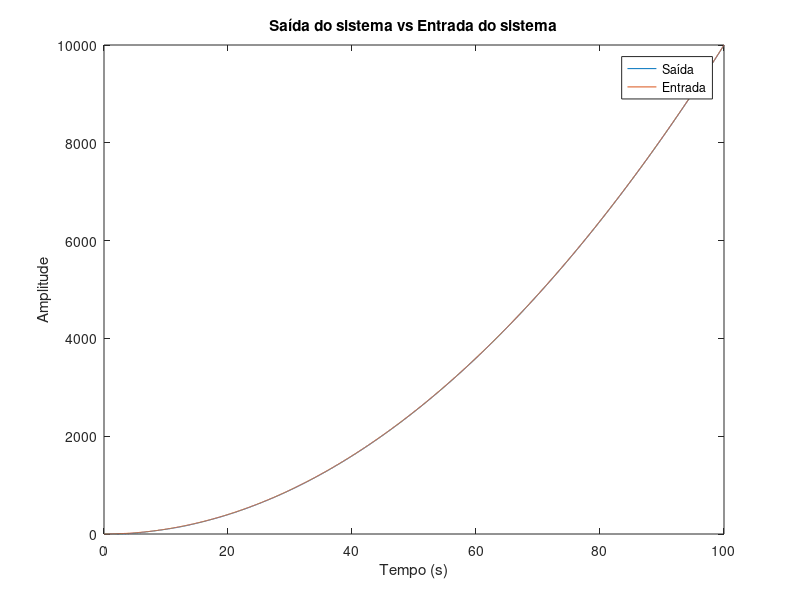
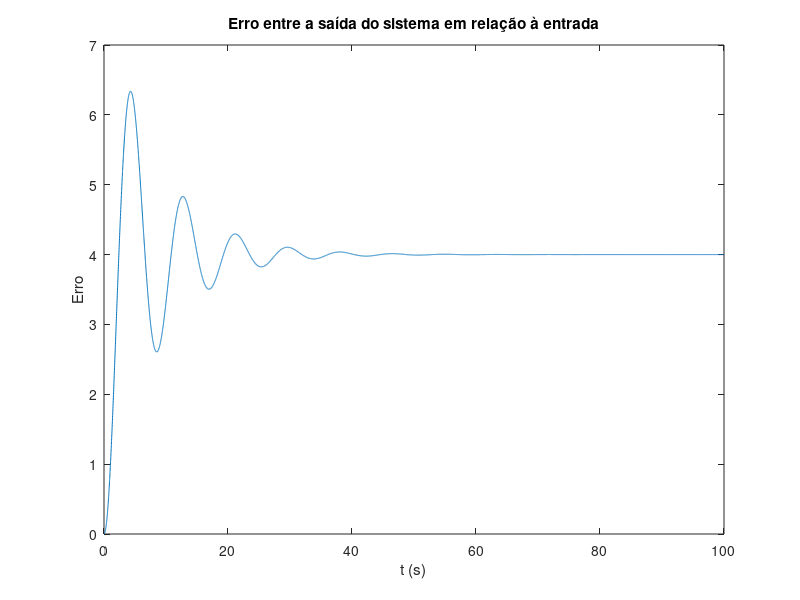
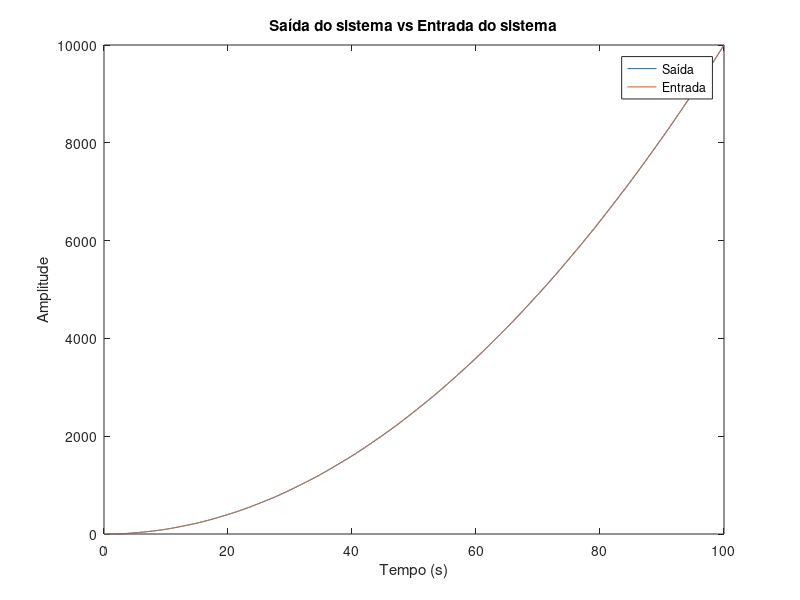
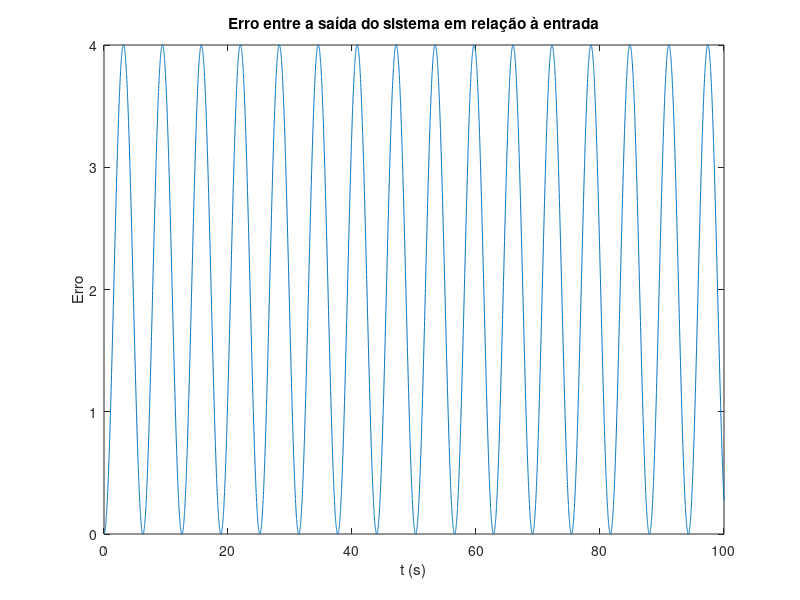

The MATLAB source for these figures, in order:
%% Considere o seguinte sistema de controlo onde p é um parametro ajustável
% Pretende-se que este sistema presente e_ss = 4 quando r(t) = t^2

clear; close all; clc;

ess1 = 4;
%% Alinea a) Determine os polos
%% Alinea b) Verique no Matlab
% Definir a variável função de transferência
s = tf('s');

% pólo do sistema
p = ess1 / 2;

% Função de transferência do caminho para a frente
G1 = (s+1) / (s^2*(s+p));

% Vetor de tempo
t = 0:0.01:100;

% Sinal de entrada no domínio do tempo
r = t.^2;

% Inserir o sistema numa malha de realimentação com feedback negativo e
% unitáio
Fs = feedback(G1, 1, -1);

% Simular o comportamento do sistema realimentado ao sinal de entrada
% (parábola) nos instantes de tempo definidos
y = lsim(Fs, r, t);

% Evolução da saída e da entrada ao longo do tempo
figure(1)
plot(t, y, t, r)
title('Saída do sistema vs Entrada do sistema');
xlabel('Tempo (s)');
ylabel('Amplitude');
legend('Saída', 'Entrada');
% O sinais parecem coincidir na totalidade, mas esse efeito só se verifica
% porque as escalas são demasaido elevadas

% Calcular o vetor de erro e visualizar
e = r - y';

% Erro em função do tempo
figure(2)
plot(t, e)
title('Erro entre a saída do sistema em relação à entrada')
xlabel('t (s)');
ylabel('Erro');


%% Alinea c) Determine os polos do sistema para esse valor de p
% COeficientes do polinomio
% [ax^3 bx^2 cx d]
poliCoef = [1 p 0 0];

% Raízes do polinmio
Gpoles = roots(poliCoef)

%% Alinea d) Repita para ess = 2
% Erro em regime estacionário
ess2 = 2;

% pólo do sistema
p = ess2 / 2;
% FUnção de transferência do caminho para a frente
G2 = (s+1) / (s^2*(s+p));

% Inserir o sistema numa malha de realimentação com feedback negativo e
% unitáio
Fs = feedback(G2, 1, -1);

% Simular o comportamento do sistema realimentado ao sinal de entrada
% (parábola) nos instantes de tempo definidos
y = lsim(Fs, r, t);

% Evolução da saída e da entrada ao longo do tempo
figure(3)
plot(t, y, t, r)
title('Saída do sistema vs Entrada do sistema');
xlabel('Tempo (s)');
ylabel('Amplitude');
legend('Saída', 'Entrada');
% O sinais parecem coincidir na totalidade, mas esse efeito só se verifica
% porque as escalas são demasaido elevadas

% Calcular o vetor de erro e visualizar
e = r - y';

% Erro em função do tempo
figure(4)
plot(t, e)
title('Erro entre a saída do sistema em relação à entrada')
xlabel('t (s)');
ylabel('Erro');
% O Erro e 2, mas corresponde à média do sinal oscilat+ório

% Determine os polos do sistema para esse valor de p
% Coeficientes do polinomio
% [ax^3 bx^2 cx d]
poliCoef = [1 p 0 0];

% Raízes do polinmio
Gpoles = roots(poliCoef)
